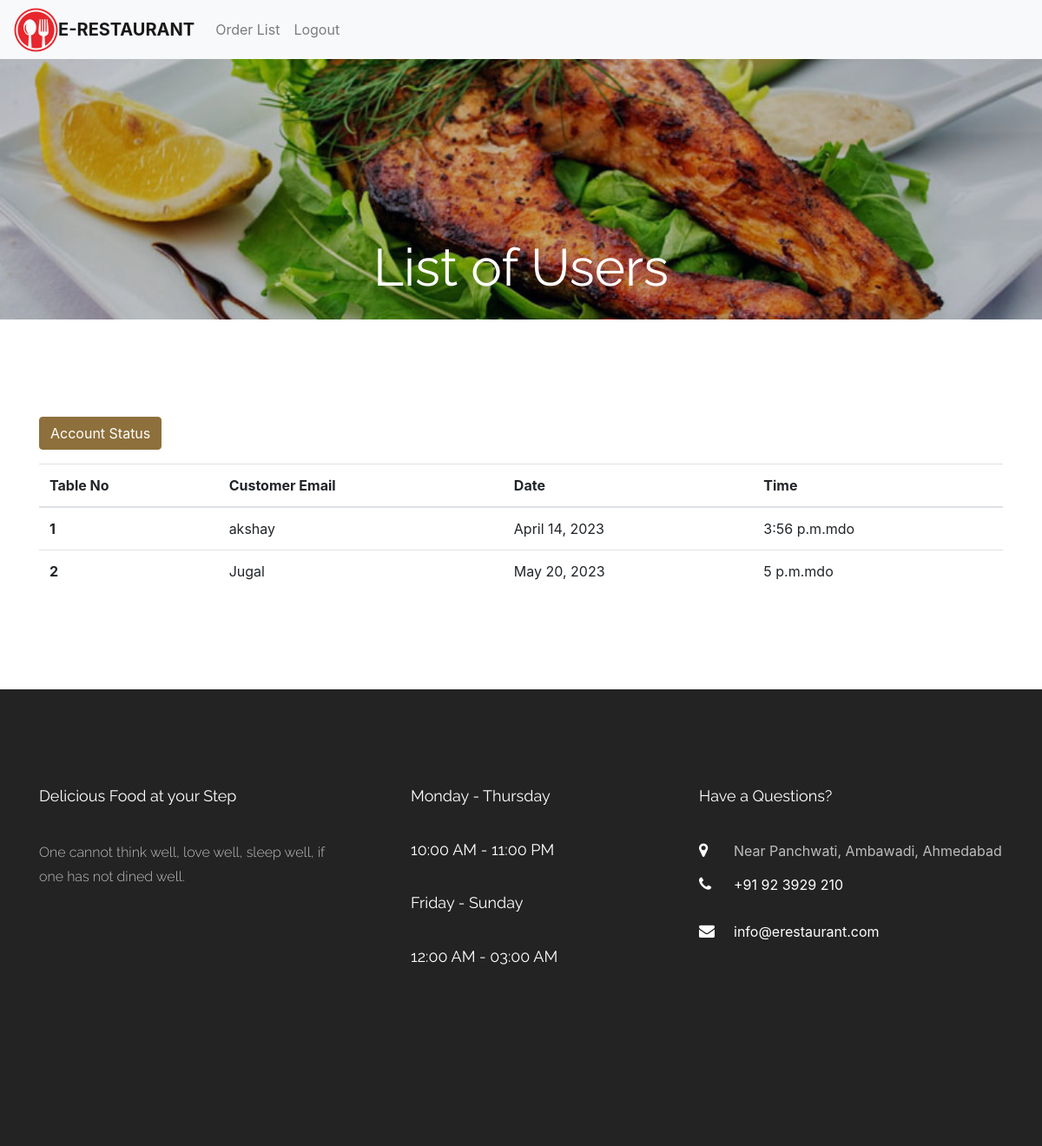
The page /allshow/ (signed in) on the database its author committed.
### meal/models.py (models this page shows, shortened)
class TableBooking(models.Model):
    usereamil = models.ForeignKey(Site_User,on_delete=models.CASCADE)
    table_no = models.ForeignKey(TableDetail,on_delete=models.CASCADE)
    date = models.DateField(
        blank=True, null=True)
    time1 = models.TimeField()
    booked=models.BooleanField(default=False)

class TableDetail(models.Model):
    Table_No = models.IntegerField()
    Table_Price = models.IntegerField()
    No_of_Seats = models.IntegerField()
    is_available=models.BooleanField(default=False)
    table_image=models.ImageField(upload_to="Table",blank=True,null=True)
    def __str__(self):
        return str(self.Table_No)

### app1/models.py (models this page shows)
class Site_User(models.Model):
    name = models.CharField(max_length=100,default="")
    email = models.EmailField(default="", max_length=254)
    dob = models.DateField(auto_now=False,null=True,blank=True)
    m_no = models.PositiveIntegerField(default=0)
    password = models.CharField(max_length=100,default="")
    def __str__(self):
        return self.name

### app1/views.py (the view)
# urls.py: path('allshow/',views.alltablebook,name='allshow'),
def alltablebook(request):
    if 'email' in  request.session:
        all=TableBooking.objects.all()
        return render(request,'allshow.html',{'all':all})
    else:
        return redirect('login')

### app1/templates/allshow.html
{% extends 'basechef.html' %}
{% load static %}
{% block content %}
<head>
  </head>
<div class="hero-wrap" style="background-image: url({% static 'images/menu-5.jpg' %});">
    <div class="overlay"></div>
    <div class="container">
        <div class="row no-gutters slider-text d-flex align-itemd-end justify-content-center">
            <div class="col-md-9 ftco-animate text-center d-flex align-items-end justify-content-center">
                <div class="text">
                    <h1 class="mb-4 bread">List of Users</h1>
                </div>
            </div>
        </div>
    </div>
</div>
<section class="ftco-section">
    <div class="container">
        <a href="/account_status/" class="btn btn-primary mb-3 mt-3">Account Status</a>
        <div class="row d-flex">
            <div class="col-md-12 d-flex align-self-stretch ftco-animate">
                <table class="table table-hover" id="myTable" style="width:100%;">
                    <thead>
                        <tr>
                            <th scope="col">Table No</th>
                            <th scope="col">Customer Email</th>
                            <th scope="col">Date</th>
                            <th scope="col">Time</th>
                        </tr>
                    </thead>
                    <tbody>
                        {% for i in all %}
                        <tr>
                            <th scope="row">{{i.table_no}}</th>
                            <td>{{i.usereamil}}</td>
                            <td>{{i.date}}</td>
                            <td>{{i.time1}}mdo</td>
                        </tr>
                        {%endfor%}
                    </tbody>
                </table>
            </div>
        </div>
    </div>
</section>
{% endblock %}

### rows shown on the page
TableBooking: table_no "1", usereamil "akshay", date "April 14, 2023", time1 "3:56 p.m."
TableBooking: table_no "2", usereamil "Jugal", date "May 20, 2023", time1 "5 p.m."
